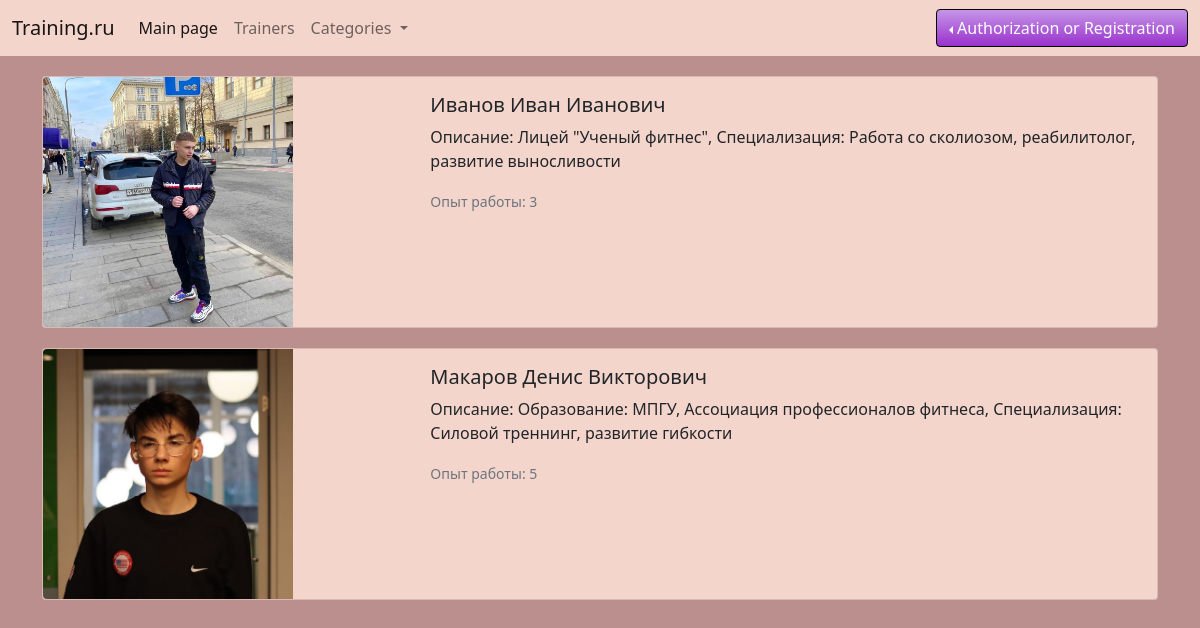
The app's page /index2/ with its own data.
### fitness/models.py (models this page shows, shortened)
class Trainers(models.Model):
    fio = models.CharField(max_length=100, blank=True, verbose_name="FIO",
                           null=False, help_text="Введите ваше фио")
    experience = models.IntegerField(blank=True, verbose_name="experience", null=True, help_text="Введите опыт работы")
    description = models.CharField(max_length=10000, blank=True, verbose_name="Description",
                                   null=False, help_text="Введите описание тренера")
    class Meta:
        db_table = "Trainers"
        verbose_name = "Trainer"

### fitness/views.py (the view)
# urls.py: path('index2/', views.index2, name='index2'),
def index2(request):
    trainer_list = mod.Trainers.objects.all()
    return render(request, 'Index2.html', {"tr_l": trainer_list})

### templates/Index2.html (shortened to what this page needs)
<!DOCTYPE html>
<html lang="en">
<head>
    {% extends "Design.html" %}
    {% load static %}
{% block contend %}
{% for inf in tr_l %}
    <div class="card mb-3" style="margin-top: 20px">
  <div class="row g-0">
    <div class="col-md-4">
        {% with id=inf.id|stringformat:"i" %}
      <img src="{% static "/Trainer/img"|add:id|add:".jpg" %}" class="img-fluid rounded-start" alt="..." style="width: 250px; height: 250px">
        {% endwith %}
    </div>
    <div class="col-md-8">
      <div class="card-body" >
        <h5 class="card-title">{{ inf.fio }}</h5>
        <p class="card-text">Описание: {{ inf.description }}</p>
        <p class="card-text"><small class="text-muted">Опыт работы: {{ inf.experience }}</small></p>
      </div>
    </div>
  </div>
    </div>
  {% endfor %}
{% endblock %}

### templates/Design.html (style rules this page uses)
.card { background-color: #f4d5cc!important; }

### records on screen
Trainers: fio "Иванов Иван Иванович", description "Лицей \"Ученый фитнес\", Специализация: Работа со сколиозом, реабилитолог, развитие выносливости", experience "3"
Trainers: fio "Макаров Денис Викторович", description "Образование: МПГУ, Ассоциация профессионалов фитнеса, Специализация: Силовой треннинг, развитие гибкости", experience "5"
